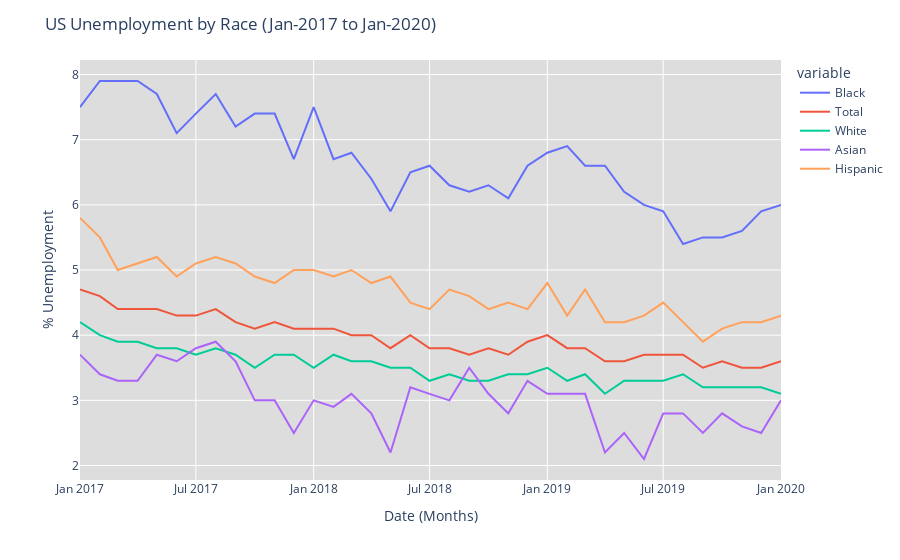

Write notebook code for a chart like this one.
### Code cell
#Plot of US Unemployment 2017-2020
fig = px.line(dfDT,x='Month', y=['Black', 'Total','White','Asian','Hispanic'])
fig.update_layout(
    xaxis_title = 'Date (Months)',
    yaxis_title = '% Unemployment',
    title = 'US Unemployment by Race (Jan-2017 to Jan-2020)',
    plot_bgcolor = '#ddd'
    )
fig.show()
